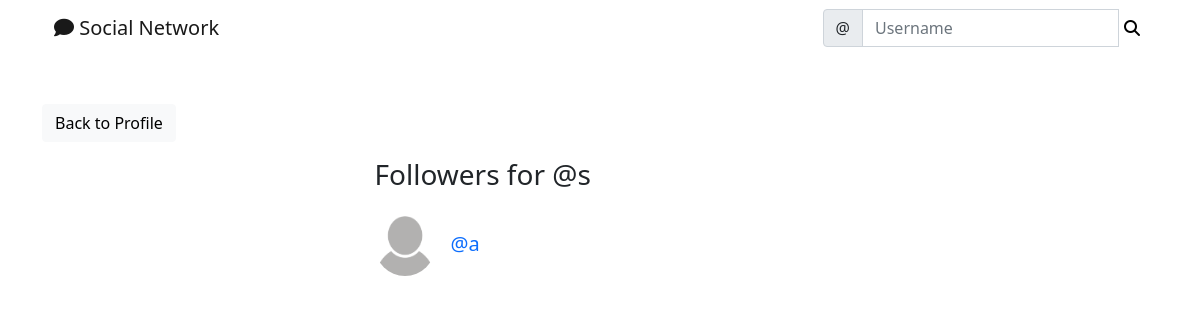
Page /social/profile/2/followers/ on the earlier database version.
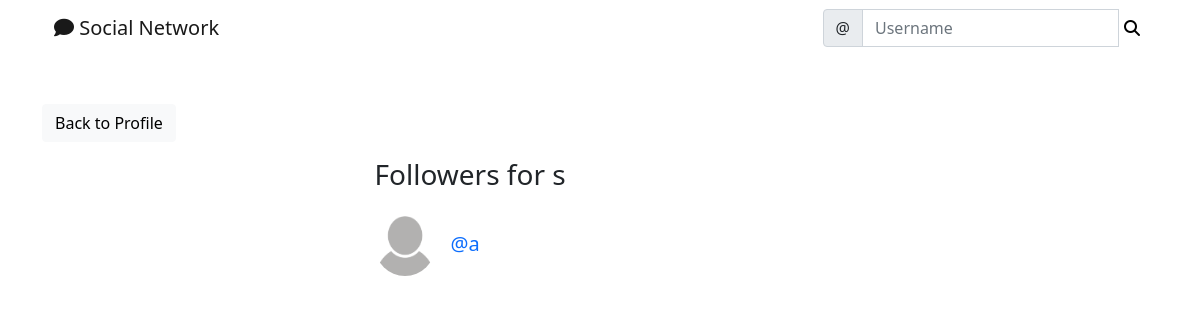
Same page on the later database version.
### social/models.py (models this page shows)
class UserProfile(models.Model):
    user = models.OneToOneField(User, primary_key=True, verbose_name='user', related_name='profile', on_delete=models.CASCADE)
    name = models.CharField(max_length=30, blank=True, null=True)
    bio = models.TextField(max_length=500, blank=True, null=True)
    birth_date=models.DateField(null=True, blank=True)
    location = models.CharField(max_length=100, blank=True, null=True)
    picture = models.ImageField(upload_to='uploads/profile_pictures', default='uploads/profile_pictures/default.png', blank=True)
    followers = models.ManyToManyField(User, blank=True, related_name='followers')

### social/views.py (the view)
# urls.py: path('profile/<int:pk>/followers/', ListFollowers.as_view(), name='list-followers'),
class ListFollowers(View):
    def get(self, request, pk, *args, **kwargs):
        profile = UserProfile.objects.get(pk=pk)
        followers = profile.followers.all()
        context = {
            'profile': profile,      # الملف الشخصي للمستخدم الذي يتم عرض قائمة المتابعين له
            'followers': followers,  # قائمة المتابعين للمستخدم
        }
        return render(request, 'social/followers_list.html', context)

### social/templates/social/followers_list.html
{% extends 'landing/base.html' %}
{% block content %}
<div class="container">
    <div class="row mt-5">
        <div class="col-md-3 col-sm-6">
            <a href="{% url 'profile' profile.pk %}" class="btn btn-light">Back to Profile</a>
        </div>
    </div>
    <div class="row justify-content-center mt-3">
        <div class="col-md-5 col-sm-12">
            {% if profile.name %}
            <h3>Followers for {{ profile.name }}</h3>
            {% else %}
            <h3>Followers for @{{ profile.user.username }}</h3>
            {% endif %}
        </div>
    </div>
    {% for follower in followers %}
    <div class="row justify-content-center">
        <div class="col-md-5 col-sm-12 position-relative my-3">
            <a href="{% url 'profile' follower.profile.pk %}" class="post-link"><img class="rounded-circle post-img"
                    height="60" width="60" src="{{ follower.profile.picture.url }}" /></a>
            <a href="{% url 'profile' follower.profile.pk %}" class="post-link">
                <h5 class="mt-3">@{{ follower.username }}</h5>
            </a>
        </div>
    </div>
    {% endfor %}
</div>
{% endblock content %}

### landing/templates/landing/base.html (shortened to what this page needs)
{% load static %}
<!doctype html>
<html lang="en">
<head>
    <link href="https://cdn.jsdelivr.net/npm/bootstrap@5.0.2/dist/css/bootstrap.min.css" rel="stylesheet"
>
    <link href="{% static 'style.css' %}" rel="stylesheet">
</head>
<body>
    {%include 'landing/navbar.html'%}
    {% block content%}
    {% endblock content %}
</body>
</html>

### landing/templates/landing/navbar.html (shortened to what this page needs)
{% load custom_tags %}
<div class="container">
    <nav class="navbar navbar-expand-lg navbar-light">
        <div class="container-fluid">
            <a class="navbar-brand"
                href="{% if user.is_authenticated %}{% url 'post-list' %}{% else %}{% url 'index' %}{% endif %}">
                <i class="fas fa-comment"></i> Social Network
            </a>
            <div class="collapse navbar-collapse" id="navbarTogglerDemo03">
                <form class="d-flex" method="GET" action="{% url 'profile-search' %}">
                    <div class="input-group">
                        <span class="input-group-text" id="basic-addon1">@</span>
                        <input type="text" class="form-control" placeholder="Username" aria-label="Username"
                            aria-describedby="basic-addon1" name="query" value="{{ request.GET.query }}">
                        <button class="remove-default-btn" type="submit"><i class="fas fa-search"></i></button>
                    </div>
                </form>
                </div>
            </div>
        </div>

### static/style.css (style rules this page uses)
.remove-default-btn { background-color: transparent; border: none; box-shadow: none; }
.post-link { text-decoration: none; }
.post-img { float: left; margin-right: 1rem; }

Differences in the rows shown:
changed UserProfile: name (not shown) → "s"; user.username "s" → (not shown)
Other differences:
text no longer shown: "Followers for @"
text now shown: "Followers for"
